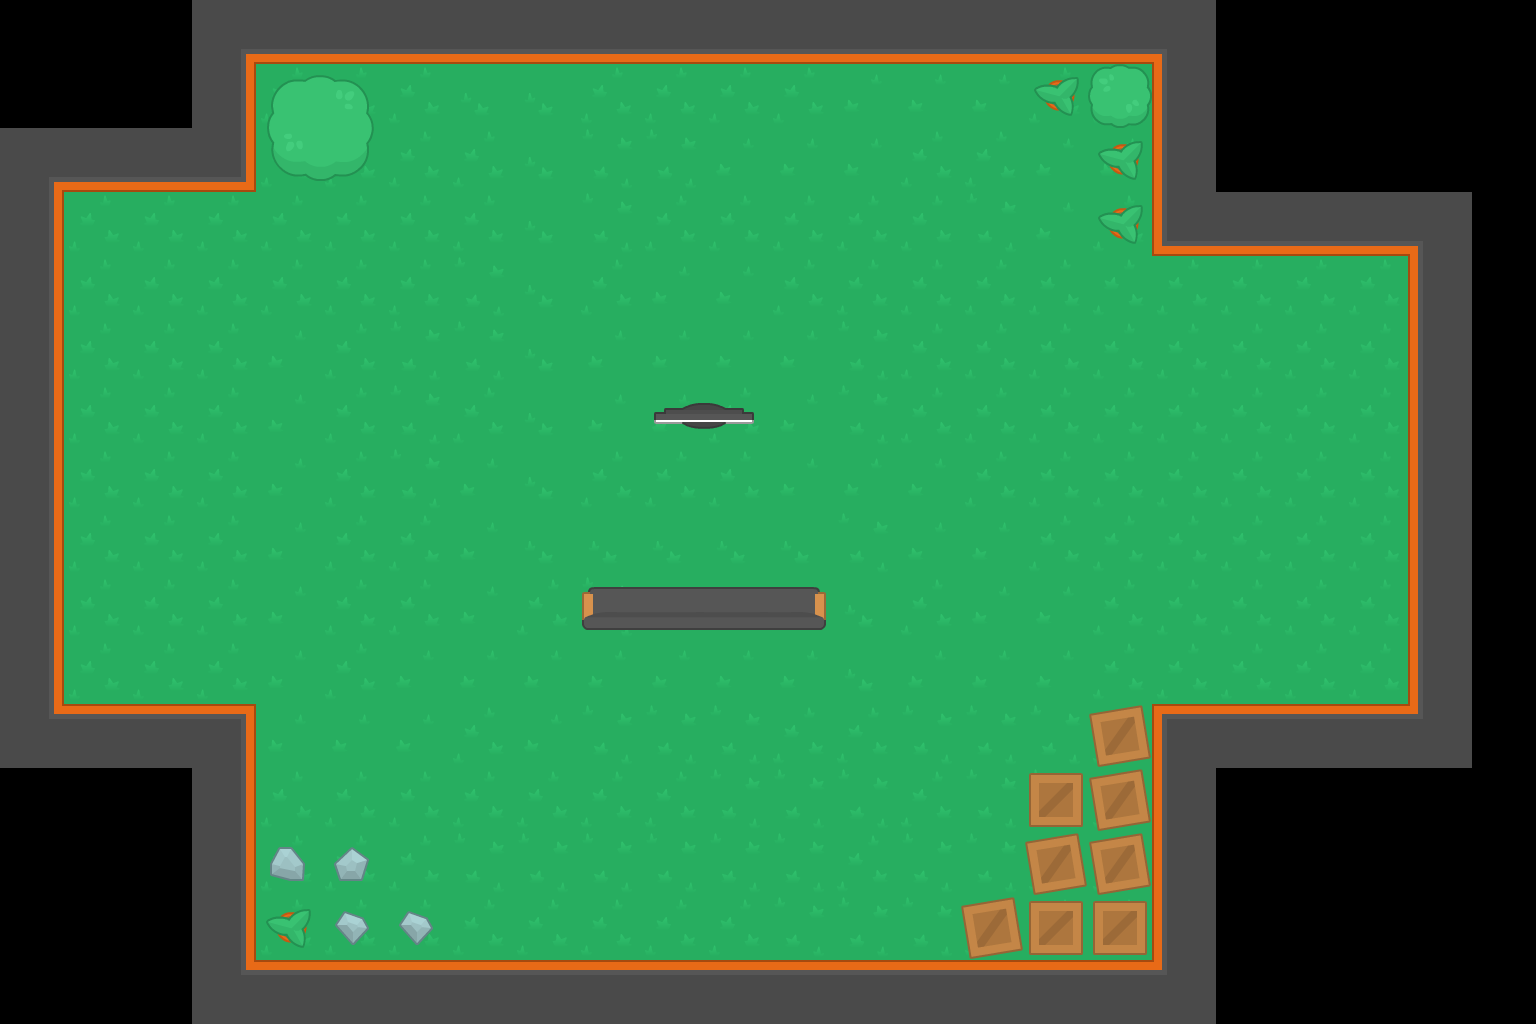

Below is a game level as drawn by its tile map, then a one-line description and the .tmx that defines it (tile-layer data replaced by summaries):
An orthogonal 24x16 tile map with 64x64 px tiles, 2 tile layers (Tile Layer 1, Ontop layer), 2 tilesets and 22 objects (7x Equip, 5x Warp, 2x Medpak, 2x Spawn).

<map version="1.0" tiledversion="1.1.2" orientation="orthogonal" renderorder="right-down" width="24" height="16" tilewidth="64" tileheight="64" infinite="0" nextobjectid="40">
 <tileset firstgid="1" name="kenney_tileset" tilewidth="64" tileheight="64" tilecount="540" columns="27">
  <image source="../Images/Tilesheet/tilesheet_complete.png" width="1728" height="1280" />
 </tileset>
 <tileset firstgid="541" name="kenney_tileset" tilewidth="64" tileheight="64" tilecount="540" columns="27">
  <image source="../Images/Tilesheet/tilesheet_complete.png" width="1728" height="1280" />
 </tileset>
 <layer name="Tile Layer 1" width="24" height="16">
  <data>[384 cells, 322 non-empty, 20 distinct tile ids]</data>
 </layer>
 <layer name="Ontop layer" width="24" height="16">
  <data>[384 cells, 30 non-empty, 18 distinct tile ids]</data>
 </layer>
 <objectgroup name="collision-layer">
  <object id="2" x="320" y="64">
   <polyline points="0,0 -0.254653,10.8672 6.81322,11.3907 11.0016,13.4849 14.4046,15.3173 26.1844,15.0555 33.5141,17.4115 41.3673,23.1705 46.341,31.0237 48.4352,39.4004 48.4352,48.8243 52.6235,56.9392 53.4089,59.0334 53.1471,68.719 51.3147,75.2634 48.4352,78.9282 48.6969,89.9227 46.6028,96.7288 42.1526,102.488 36.6554,108.509 30.3728,111.65 25.9227,112.697 15.7135,112.173 7.075,116.885 -3.65771,117.147 -9.94026,115.315 -14.3904,112.435 -17.5317,112.173 -29.0497,111.65 -38.2118,106.938 -43.4472,101.179 -47.3738,93.8493 -48.6827,89.6609 -48.6827,85.7343 -49.2063,85.4725 -48.6827,78.6664 -51.824,73.431 -53.3946,64.5307 -53.1328,63.7453 -64,64 -64,128 -256,128 -256,640 -64,640 -64,768 -64.0999,804.968 -50.0897,805.077 -50.0897,798.375 -41.7122,782.793 -28.1407,782.793 -15.2395,799.045 -15.2395,805.58 15.0869,805.412 13.579,799.716 31.6743,782.123 49.602,795.359 46.0835,806.418 41.9977,817.23 31.6448,817.073" />
  </object>
  <object id="3" x="352.913" y="913.716">
   <polyline points="0,0 -1.40843,-32.5698" />
  </object>
  <object id="4" x="353.103" y="913.912">
   <polyline points="0,0 10.9729,3.8239 15.7944,13.7993 46.5518,11.638 55.6959,-2.99262 74.3167,3.8239 79.9694,14.1318 64.175,31.09 64.3413,46.0531 606.897,46.0877 616.838,44.557 607.609,-7.89097 660.507,-17.12 680.991,-19.371 671.537,-71.8189 675.814,-87.5758 676.039,-140.924 729.387,-140.699 744.018,-147.227 735.465,-199.9 788.138,-209.354 798.897,-209.912 1054.9,-209.912 1054.9,-657.912 798.897,-657.912" />
  </object>
  <object id="5" x="1152" y="256">
   <polyline points="0,0 -18.5983,-12.384 -28.8215,-17.3869 -32.5193,-17.6044 -37.087,-19.3445 -40.5673,-22.6072 -42.5249,-24.5648 -42.5249,-25.8699 -47.3102,-28.2626 -51.2255,-32.6129 -54.2707,-36.9632 -54.2707,-38.7033 -51.443,-41.7485 -45.5701,-43.7061 -39.6972,-43.7061 -36.4345,-46.0988 -35.3469,-47.4038 -30.1266,-80.901 -34.9119,-81.9886 -41.2198,-87.644 -44.7,-91.5592 -49.2678,-93.9519 -54.2707,-101.565 -53.4006,-132.887 -59.2735,-138.325 -61.4486,-141.805 -62.3187,-147.895 -78.6323,-149.201 -79.9374,-140.935 -81.6775,-139.847 -88.4204,-142.023 -93.8583,-145.72 -98.8611,-145.72 -104.951,-151.158 -106.692,-152.898 -106.909,-153.986 -111.259,-156.161 -117.132,-163.339 -118.22,-165.079 -117.567,-168.124 -110.389,-171.822 -105.822,-171.822 -105.822,-192.051 -832,-192" />
  </object>
  <object id="25" x="819.929" y="591.482">
   <polyline points="0,0 6.03978,0.833073 5.83151,34.156 2.70749,38.5296 -234.094,38.5296 -237.842,34.7808 -238.051,0 -232.427,0 -232.219,-2.49922 -228.887,-4.79017 -3.9571,-4.79017 -1.24961,-2.91576 0,-0.833073" />
  </object>
  <object id="26" x="682.422" y="407.658">
   <polyline points="0,0 10.8298,-4.66974 32.092,-4.86845 43.4186,0.198712 61.5015,0.198712 61.6008,4.37167 71.4371,4.27232 71.4371,14.6054 69.748,16.3938 43.3193,16.4931 36.5631,19.9706 31.9927,20.368 10.333,20.368 5.96137,19.3745 -0.0993562,16.2944 -26.5281,16.2944 -28.4159,14.6054 -28.3165,5.46459 -28.3165,4.47103 -18.5796,4.37167 -18.5796,0.198712 -0.0993562,0.198712" />
  </object>
  <object id="37" name="Medpak" type="Medpak" x="1216" y="448" width="64" height="64">
   <properties>
    <property name="interval" type="float" value="10" />
   </properties>
  </object>
  <object id="38" name="Medpak" type="Medpak" x="128" y="448" width="64" height="64">
   <properties>
    <property name="interval" type="float" value="10" />
   </properties>
  </object>
 </objectgroup>
 <objectgroup name="event-layer">
  <object id="8" name="Spawn" type="Spawn" x="696" y="472" width="16" height="16">
   <properties>
    <property name="id" type="int" value="0" />
    <property name="interval" type="float" value="0" />
    <property name="limit" type="int" value="1" />
   </properties>
  </object>
  <object id="9" name="Warp" type="Warp" x="521.102" y="207.768" width="45.3868" height="39.439">
   <properties>
    <property name="Level" value="kenney_map.tmx" />
   </properties>
  </object>
  <object id="21" name="Equip" type="Equip" x="384" y="384" width="16" height="16">
   <properties>
    <property name="equipId" type="int" value="1" />
   </properties>
  </object>
  <object id="22" name="Equip" type="Equip" x="1024" y="384" width="16" height="16">
   <properties>
    <property name="equipId" type="int" value="2" />
   </properties>
  </object>
  <object id="23" name="Equip" type="Equip" x="1024" y="512" width="16" height="16">
   <properties>
    <property name="equipId" type="int" value="3" />
   </properties>
  </object>
  <object id="24" name="Equip" type="Equip" x="384" y="512" width="16" height="16">
   <properties>
    <property name="equipId" type="int" value="4" />
   </properties>
  </object>
  <object id="27" name="Warp" type="Warp" x="1349.76" y="652.086" width="44.0534" height="40.7724">
   <properties>
    <property name="Level" value="good_level.tmx" />
   </properties>
  </object>
  <object id="29" name="Spawn" type="Spawn" x="696" y="536" width="16" height="16">
   <properties>
    <property name="id" type="int" value="-1" />
    <property name="interval" type="float" value="0" />
    <property name="limit" type="int" value="1" />
   </properties>
  </object>
  <object id="30" name="Warp" type="Warp" x="519.089" y="777.419" width="44.0534" height="40.7724">
   <properties>
    <property name="Level" value="cooperation.tmx" />
   </properties>
  </object>
  <object id="31" name="Equip" type="Equip" x="1024" y="448" width="16" height="16">
   <properties>
    <property name="equipId" type="int" value="7" />
   </properties>
  </object>
  <object id="32" name="Equip" type="Equip" x="384" y="448" width="16" height="16">
   <properties>
    <property name="equipId" type="int" value="8" />
   </properties>
  </object>
  <object id="33" name="Equip" type="Equip" x="1024" y="576" width="16" height="16">
   <properties>
    <property name="equipId" type="int" value="9" />
   </properties>
  </object>
  <object id="32" name="Warp" type="Warp" x="840.973" y="205.947" width="44.0534" height="40.7724">
   <properties>
    <property name="Level" value="puzzle1.tmx" />
   </properties>
  </object>
  <object id="39" name="Warp" type="Warp" x="843.768" y="779.768" width="45.3868" height="39.439">
   <properties>
    <property name="Level" value="cooperation2.tmx" />
   </properties>
  </object>
 </objectgroup>
</map>
